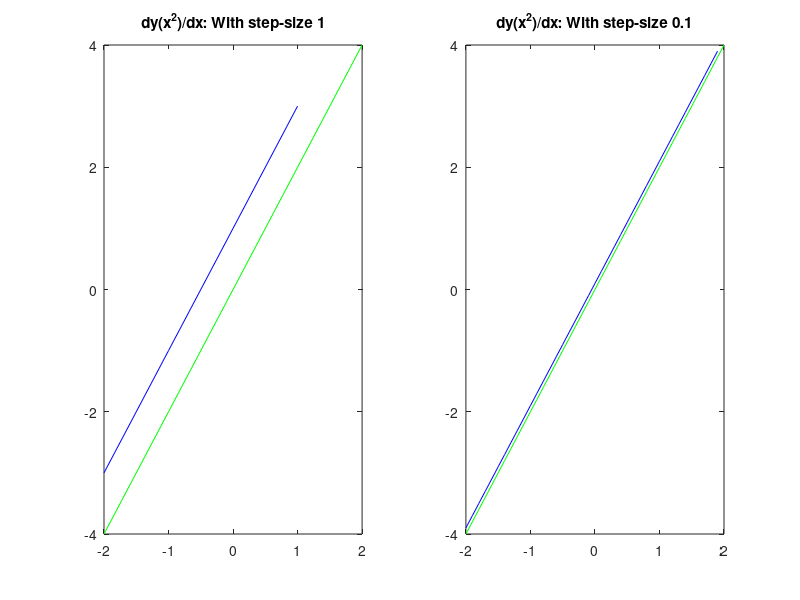
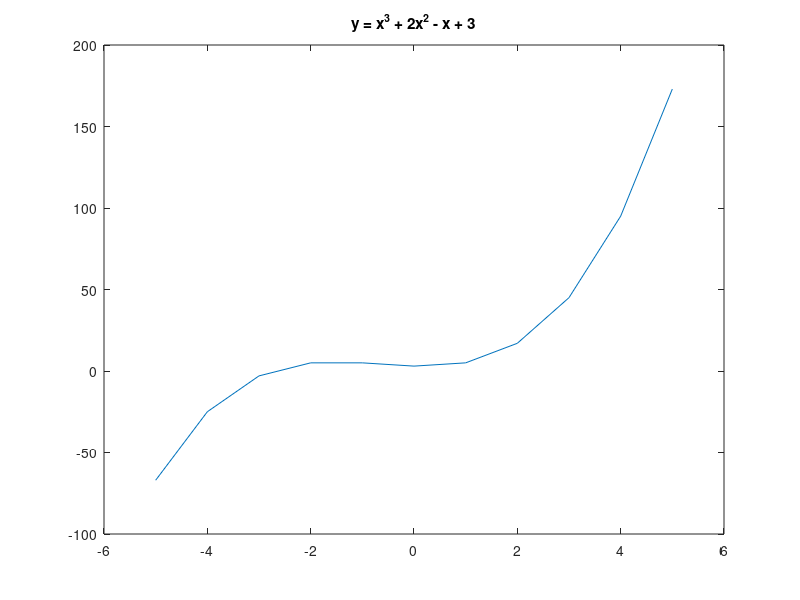
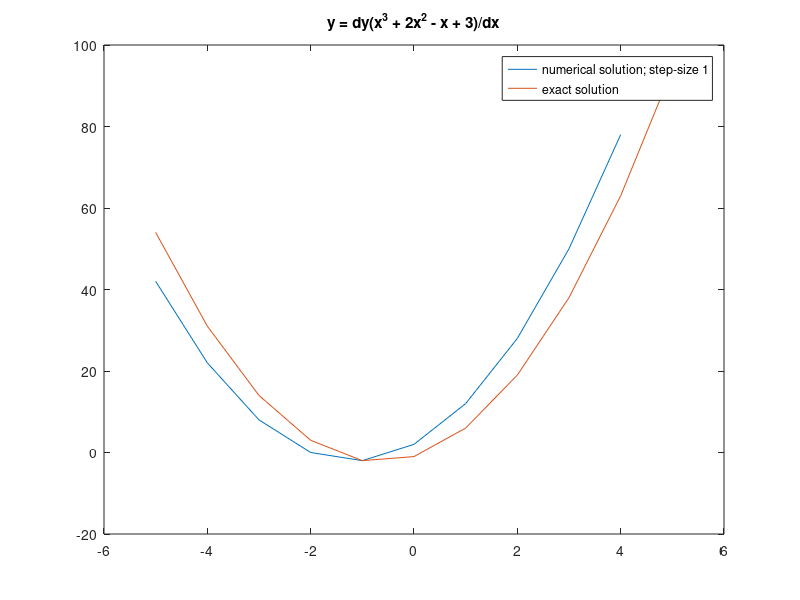

Here is the MATLAB script that generated these plots, in order:
% On these data points (y = x^2)
x = -2:2;           % step-size 1
x_more = -2:0.1:2; % step-size 0.1
y = x.^2;
y_more = x_more.^2;
% Use numerical differentiation, and compare its results with the exact solution

dydx_num = diff(y)./diff(x);
dydx_num_more = diff(y_more)./diff(x_more);
dydx_exact = 2*x;
dydx_exact_more = 2*x_more;
% NaN added to the vector to get same length of vectors
dydx = [[dydx_num, NaN]', dydx_exact']
dydx_more = [[dydx_num_more, NaN]', dydx_exact_more']
subplot(1,2,1);
plot(x, [dydx_num, NaN], 'b', x, dydx_exact, 'g');
title('dy(x^2)/dx: With step-size 1');
subplot(1,2,2);
plot(x_more, [dydx_num_more, NaN], 'b', x_more, dydx_exact_more, 'g');
title('dy(x^2)/dx: With step-size 0.1');

% Now, the equation y = x^3 + 2x^2 - x + 3
% Compare the exact values of dy/dx and its numerical approximation
x = -5:5; % step-size 1
y = x.^3 + 2*x.^2 - x + 3;

figure();
plot(x, y);
title('y = x^3 + 2x^2 - x + 3');

dydx_approx = diff(y)./(diff(x));
dydx_exact = 3*x.^2 + 4*x -1;
dydx_compare_in_array = [[dydx_approx,NaN]',[dydx_exact]']

figure();
plot(x, [dydx_approx,NaN], x, dydx_exact);
title('y = dy(x^3 + 2x^2 - x + 3)/dx');
legend('numerical solution; step-size 1', 'exact solution');
